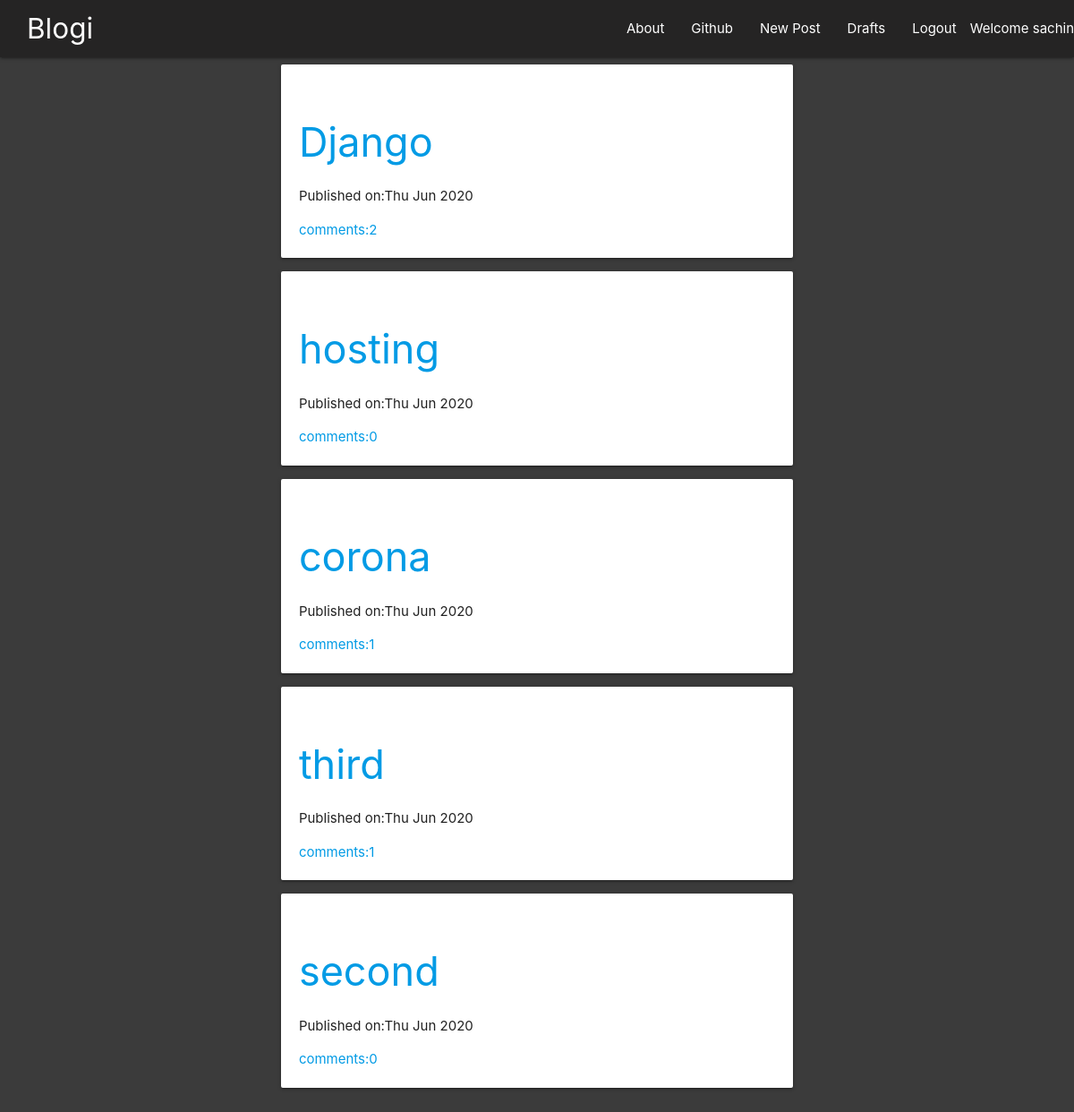
The app's page / (signed in) with its own data.
### blog/models.py (models this page shows, shortened)
class post(models.Model):
    author = models.ForeignKey('auth.user',default=1,on_delete=models.CASCADE)
    title=models.CharField(max_length=200)
    text=models.TextField()
    create_date=models.DateTimeField(default=timezone.now)
    published_date=models.DateTimeField(blank=True,null=True)
    def approve_comments(self):
        return self.comments.filter(approved_comment=True)

### blog/views.py (the view)
# urls.py: url(r'^$',views.post_list_view.as_view(),name='post_list'),
class post_list_view(ListView):
    model=post
    def get_queryset(self):
        return post.objects.filter(published_date__lte=timezone.now()).order_by('-published_date')

### blog/templates/blog/post_list.html
{% extends 'blog/base.html' %}
{% block content %}
<div class="container">
{% for post in post_list %}
<div class="card" id='listcard'>
<h1><a href="{% url 'post_detail' pk=post.pk %}">{{post.title}}</a></h1>
<div class="">
    <p>Published on:{{post.published_date|date:"D M Y"}}</p>
</div>
<a href="{% url 'post_detail' pk=post.pk %}">comments:{{ post.approve_comments.count }}</a>
</div>
{% endfor %}
</div>
{% endblock %}

### blog/templates/blog/base.html (shortened to what this page needs)
<!DOCTYPE html>
{% load static %}
<html lang="en">
<head>
    <link rel="stylesheet" href="https://cdnjs.cloudflare.com/ajax/libs/materialize/1.0.0/css/materialize.min.css">
    <link rel="stylesheet" href="//cdn.jsdelivr.net/npm/medium-editor@latest/dist/css/medium-editor.min.css" type="text/css" media="screen" charset="utf-8">
    <link rel="stylesheet" href="{% static 'blog/css/blog.css' %}">
</head>
<body >
    <div class="navbar-fixed" >
      <nav >
    <div class="nav-wrapper " id="navigation">
      <a href="{% url 'post_list' %}" class="brand-logo " id='blogi' >Blogi</a>
      <ul class="right hide-on-med-and-down" >
          {% if user.is_authenticated %}
          <li><a href="{% url 'post_new' %}">New Post</a></li>
          <li><a href="{% url 'post_draft_list' %}">Drafts</a></li>
          <li><a href="{% url 'logout' %}">Logout</a></li>
          <li>Welcome {{user.username}}   </li>
          {% else %}
          <li><a href="{% url 'login' %}">Login</a></li>
          {% endif %}
      </ul>
      <ul id="" class="right hide-on-med-and-down">
        <li><a href="{% url 'about' %}">About</a></li>
        <li><a href="https://github.com/">Github</a></li>
      </ul>
    </div>
  </nav>
  </div>
<div class="content container">
    <div class="row">
    <div class="col l12 m8 s12">
        {% block content %}
        {% endblock %}
    </div>
</div>
</body>
</html>

### blog/static/blog/css/blog.css (style rules this page uses)
body { background-color:#3b3b3b; }
#navigation { background-color:rgb(37, 36, 36); }
#blogi { margin-left: 30px; }
#listcard { padding:20px; }
#listcard h1 { font-size: 3rem; }

### records on screen
post: title "Django", published_date "Thu Jun 2020", approve_comments.count "2"
post: title "hosting", published_date "Thu Jun 2020", approve_comments.count "0"
post: title "corona", published_date "Thu Jun 2020", approve_comments.count "1"
post: title "third", published_date "Thu Jun 2020", approve_comments.count "1"
post: title "second", published_date "Thu Jun 2020", approve_comments.count "0"

### other values on screen
{{ user.username }} "sachin"
